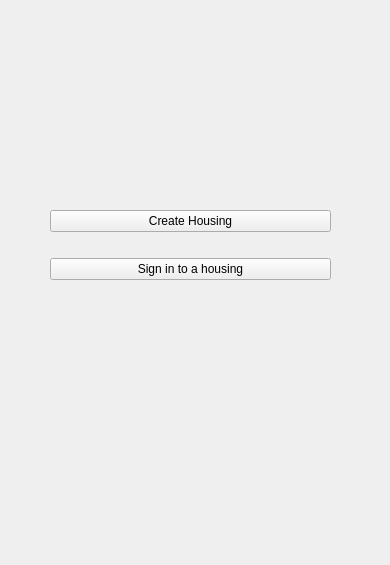
<?xml version="1.0" encoding="UTF-8"?>
<ui version="4.0">
 <class>Form</class>
 <widget class="QWidget" name="Form">
  <property name="geometry">
   <rect>
    <x>0</x>
    <y>0</y>
    <width>390</width>
    <height>565</height>
   </rect>
  </property>
  <property name="minimumSize">
   <size>
    <width>390</width>
    <height>565</height>
   </size>
  </property>
  <property name="maximumSize">
   <size>
    <width>390</width>
    <height>565</height>
   </size>
  </property>
  <property name="windowTitle">
   <string>Saha Housings - Start</string>
  </property>
  <widget class="QWidget" name="verticalLayoutWidget">
   <property name="geometry">
    <rect>
     <x>50</x>
     <y>190</y>
     <width>281</width>
     <height>111</height>
    </rect>
   </property>
   <layout class="QVBoxLayout" name="verticalLayout">
    <item>
     <widget class="QPushButton" name="createHousingButton">
      <property name="text">
       <string>Create Housing</string>
      </property>
     </widget>
    </item>
    <item>
     <widget class="QPushButton" name="signinHousingButton">
      <property name="text">
       <string>Sign in to a housing</string>
      </property>
     </widget>
    </item>
   </layout>
  </widget>
 </widget>
 <resources/>
 <connections/>
</ui>
